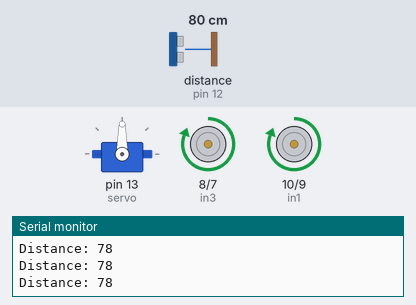
Bench run of a sketch on a simulated Arduino Uno, built with avr-gcc and run on an emulated ATmega328P. Shown: servo, motor-driver pin pairs drawn as motors (green arrow = first pin HIGH = forward, orange = second pin HIGH = backward, longer = more drive), the last lines printed to the serial monitor. Wiring (inferred from the names in the program): ultrasonic range finder: trigger pin 11; echo pin 12. The test bench sets the inputs (shaded band); at power-on: distance to the obstacle (sensor on pin 12) 80 cm. The echo pulse lasts 58.3 µs per cm.

Above: at 1.2 s.
1.3 s: distance to the obstacle (sensor on pin 12) set to 35 cm
2.8 s: distance to the obstacle (sensor on pin 12) set to 29 cm
At 3.8 s:
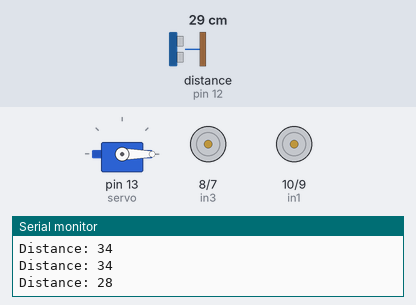
5.8 s: distance to the obstacle (sensor on pin 12) set to 60 cm
At 6.9 s:
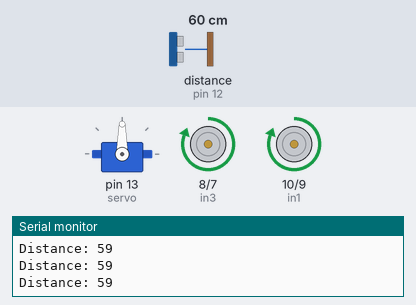
7.5 s: distance to the obstacle (sensor on pin 12) set to 2 cm
At 10.8 s:
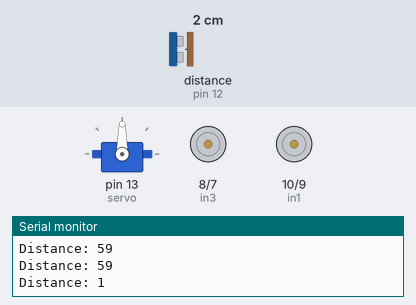
Timing chart, 0 to 11.5 s (numbered marks = the images above; inputs shaded):
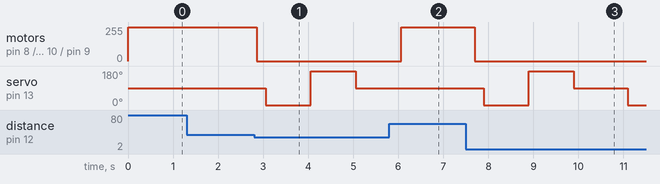

Measured:
- the behaviour switches between 32 and 31 cm on distance to the obstacle (sensor on pin 12) (found by bisection; images 0 and 1)
- after the input at 2.8 s, motor on pin 8 (in3) / pin 7 (in4), motor on pin 10 (in1) / pin 9 (in2): forward 255/255 → stopped after 0.06 s; servo on pin 13 (servo): 90° → 0° after 0.26 s, → 180° 1.0 s later, → 90° 1.0 s later
- after the input at 5.8 s, motor on pin 8 (in3) / pin 7 (in4), motor on pin 10 (in1) / pin 9 (in2): stopped → forward 255/255 after 0.26 s; servo on pin 13 (servo): stays 90° (without the input it goes to 0° after 0.46 s)
- after the input at 7.5 s, motor on pin 8 (in3) / pin 7 (in4), motor on pin 10 (in1) / pin 9 (in2): forward 255/255 → stopped after 0.19 s; servo on pin 13 (servo): 90° → 0° after 0.39 s, → 180° 1.0 s later, → 90° 1.0 s later, → 0° 1.2 s later

The sketch:

ROBOT.ino
```cpp
#include <Servo.h>

//servo
#define servoPin 13

//ultrasonic sensors
#define echoPin 12
#define trigPin 11

//motor driver
#define in1 10
#define in2 9
#define in3 8
#define in4 7

Servo servo;

void setup() {
  // put your setup code here, to run once:

  Serial.begin(9600);

  //ULTRASONIC SENSOR
  pinMode(trigPin, OUTPUT);
  pinMode(echoPin, INPUT);

  //SERVO
  servo.attach(13);
  servo.write(90);

  //MOTOR DRIVER
  pinMode(in1, OUTPUT);
  pinMode(in2, OUTPUT);
  pinMode(in3, OUTPUT);
  pinMode(in4, OUTPUT);


//set all motors to low
  digitalWrite(in1, LOW);
	digitalWrite(in2, LOW);
	digitalWrite(in3, LOW);
	digitalWrite(in4, LOW);

}

void loop() {
  // put your main code here, to run repeatedly:

  long distance = scanDistance();
  if (distance <= 30) {
    halt();
    changeDirection();
  } else {
    forward();

  }
}


void changeDirection(){

  //check left
  servo.write(0);
  delay(1000);

  // long distance = scanDistance();
  // if(distance < 30) {

  //   //turn
  //   return;
  // }

  //check right
  servo.write(180);
  delay(1000);
  // delay(1000);

  // distance = scanDistance();
  // if(distance < 30) {

  //   //turn
  //   return;
  // }


  servo.write(90);
  delay(1000);


}


//get ultrasonic sensor reading (returns distance in cm)
long scanDistance() {

  long distance, duration;

  digitalWrite(trigPin, LOW);
  delayMicroseconds(2);
  // Sets the trigPin on HIGH state for 10 micro seconds
  digitalWrite(trigPin, HIGH);
  delayMicroseconds(10);
  digitalWrite(trigPin, LOW);
  // Reads the echoPin, returns the sound wave travel time in microseconds
  duration = pulseIn(echoPin, HIGH);
  // Calculating the distance
  distance = duration * 0.034 / 2;
  // Prints the distance on the Serial Monitor
  Serial.print("Distance: ");
  Serial.println(distance);

  return distance;


}


void forward() {

  digitalWrite(in1, HIGH);
  digitalWrite(in2, LOW);
  digitalWrite(in3, HIGH);
  digitalWrite(in4, LOW);
  delay(200);
}

void backward(){

  digitalWrite(in1, LOW);
  digitalWrite(in2, HIGH);
  digitalWrite(in3, LOW);
  digitalWrite(in4, HIGH);
  delay(200);

}

void halt() {

  digitalWrite(in1, LOW);
  digitalWrite(in2, LOW);
  digitalWrite(in3, LOW);
  digitalWrite(in4, LOW);
  delay(200);


}

void turnRight() {

  digitalWrite(in1, HIGH);
  digitalWrite(in2, LOW);
  digitalWrite(in3, LOW);
  digitalWrite(in4, HIGH);
  delay(200);


}

void turnLeft() {

  digitalWrite(in1, LOW);
  digitalWrite(in2, HIGH);
  digitalWrite(in3, HIGH);
  digitalWrite(in4, LOW);
  delay(200);

}
```
